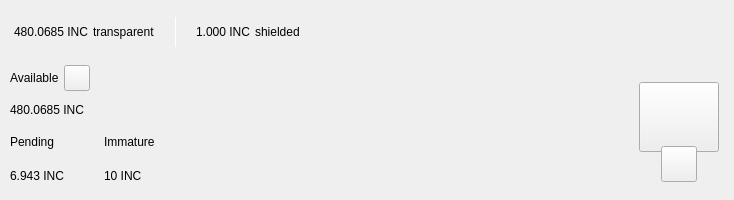
<?xml version="1.0" encoding="UTF-8"?>
<ui version="4.0">
 <class>TopBar</class>
 <widget class="QWidget" name="TopBar">
  <property name="geometry">
   <rect>
    <x>0</x>
    <y>0</y>
    <width>734</width>
    <height>200</height>
   </rect>
  </property>
  <property name="minimumSize">
   <size>
    <width>0</width>
    <height>200</height>
   </size>
  </property>
  <property name="maximumSize">
   <size>
    <width>16777215</width>
    <height>200</height>
   </size>
  </property>
  <property name="windowTitle">
   <string>Form</string>
  </property>
  <layout class="QVBoxLayout" name="verticalLayout_10" stretch="0">
   <property name="spacing">
    <number>0</number>
   </property>
   <property name="leftMargin">
    <number>0</number>
   </property>
   <property name="topMargin">
    <number>0</number>
   </property>
   <property name="rightMargin">
    <number>0</number>
   </property>
   <property name="bottomMargin">
    <number>0</number>
   </property>
   <item>
    <widget class="PFBorderImage" name="containerTop">
     <layout class="QVBoxLayout" name="verticalLayout_11">
      <property name="spacing">
       <number>0</number>
      </property>
      <property name="leftMargin">
       <number>0</number>
      </property>
      <property name="topMargin">
       <number>0</number>
      </property>
      <property name="rightMargin">
       <number>0</number>
      </property>
      <property name="bottomMargin">
       <number>0</number>
      </property>
      <item>
       <widget class="QWidget" name="top_container_2" native="true">
        <property name="minimumSize">
         <size>
          <width>0</width>
          <height>65</height>
         </size>
        </property>
        <layout class="QHBoxLayout" name="top_container">
         <property name="spacing">
          <number>0</number>
         </property>
         <property name="leftMargin">
          <number>14</number>
         </property>
         <property name="topMargin">
          <number>0</number>
         </property>
         <property name="rightMargin">
          <number>14</number>
         </property>
         <property name="bottomMargin">
          <number>0</number>
         </property>
         <item alignment="Qt::AlignVCenter">
          <widget class="QWidget" name="widgetTopAmount" native="true">
           <property name="sizePolicy">
            <sizepolicy hsizetype="Preferred" vsizetype="Maximum">
             <horstretch>0</horstretch>
             <verstretch>0</verstretch>
            </sizepolicy>
           </property>
           <layout class="QHBoxLayout" name="horizontalLayout_5">
            <property name="spacing">
             <number>5</number>
            </property>
            <property name="leftMargin">
             <number>0</number>
            </property>
            <property name="topMargin">
             <number>0</number>
            </property>
            <property name="rightMargin">
             <number>0</number>
            </property>
            <property name="bottomMargin">
             <number>0</number>
            </property>
            <item alignment="Qt::AlignTop">
             <widget class="QLabel" name="labelAmountTopInc">
              <property name="minimumSize">
               <size>
                <width>0</width>
                <height>36</height>
               </size>
              </property>
              <property name="styleSheet">
               <string notr="true">padding:0px;margin:0px;</string>
              </property>
              <property name="text">
               <string notr="true">480.0685 INC</string>
              </property>
             </widget>
            </item>
            <item>
             <widget class="QLabel" name="labelTrans">
              <property name="text">
               <string>transparent</string>
              </property>
             </widget>
            </item>
            <item>
             <spacer name="horizontalSpacer_11">
              <property name="orientation">
               <enum>Qt::Horizontal</enum>
              </property>
              <property name="sizeType">
               <enum>QSizePolicy::Fixed</enum>
              </property>
              <property name="sizeHint" stdset="0">
               <size>
                <width>15</width>
                <height>20</height>
               </size>
              </property>
             </spacer>
            </item>
            <item alignment="Qt::AlignVCenter">
             <widget class="QLabel" name="typeSpacerTop">
              <property name="minimumSize">
               <size>
                <width>1</width>
                <height>30</height>
               </size>
              </property>
              <property name="maximumSize">
               <size>
                <width>1</width>
                <height>30</height>
               </size>
              </property>
              <property name="styleSheet">
               <string notr="true">background-color:white;
padding:0px;
border:none;</string>
              </property>
              <property name="text">
               <string/>
              </property>
             </widget>
            </item>
            <item>
             <spacer name="horizontalSpacer_12">
              <property name="orientation">
               <enum>Qt::Horizontal</enum>
              </property>
              <property name="sizeType">
               <enum>QSizePolicy::Fixed</enum>
              </property>
              <property name="sizeHint" stdset="0">
               <size>
                <width>15</width>
                <height>20</height>
               </size>
              </property>
             </spacer>
            </item>
            <item alignment="Qt::AlignTop">
             <widget class="QLabel" name="labelAmountTopShieldedInc">
              <property name="minimumSize">
               <size>
                <width>0</width>
                <height>36</height>
               </size>
              </property>
              <property name="text">
               <string notr="true">1.000 INC</string>
              </property>
             </widget>
            </item>
            <item>
             <widget class="QLabel" name="labelShield">
              <property name="text">
               <string>shielded</string>
              </property>
             </widget>
            </item>
           </layout>
          </widget>
         </item>
         <item>
          <spacer name="horizontalSpacer">
           <property name="orientation">
            <enum>Qt::Horizontal</enum>
           </property>
           <property name="sizeHint" stdset="0">
            <size>
             <width>40</width>
             <height>20</height>
            </size>
           </property>
          </spacer>
         </item>
         <item>
          <layout class="QHBoxLayout" name="horizontalLayout_4">
           <property name="spacing">
            <number>12</number>
           </property>
           <property name="rightMargin">
            <number>0</number>
           </property>
           <item alignment="Qt::AlignRight">
            <widget class="QWidget" name="layoutSync" native="true">
             <property name="minimumSize">
              <size>
               <width>0</width>
               <height>36</height>
              </size>
             </property>
             <property name="maximumSize">
              <size>
               <width>16777215</width>
               <height>36</height>
              </size>
             </property>
             <layout class="QVBoxLayout" name="verticalLayout_9">
              <property name="leftMargin">
               <number>0</number>
              </property>
              <property name="topMargin">
               <number>0</number>
              </property>
              <property name="rightMargin">
               <number>0</number>
              </property>
              <property name="bottomMargin">
               <number>0</number>
              </property>
              <item>
               <widget class="ExpandableButton" name="pushButtonSync" native="true">
                <property name="minimumSize">
                 <size>
                  <width>36</width>
                  <height>36</height>
                 </size>
                </property>
                <property name="maximumSize">
                 <size>
                  <width>16777215</width>
                  <height>36</height>
                 </size>
                </property>
               </widget>
              </item>
             </layout>
            </widget>
           </item>
           <item>
            <widget class="ExpandableButton" name="pushButtonHDUpgrade" native="true">
             <property name="minimumSize">
              <size>
               <width>36</width>
               <height>36</height>
              </size>
             </property>
            </widget>
           </item>
           <item>
            <widget class="ExpandableButton" name="pushButtonStack" native="true">
             <property name="minimumSize">
              <size>
               <width>36</width>
               <height>36</height>
              </size>
             </property>
            </widget>
           </item>
           <item>
            <widget class="ExpandableButton" name="pushButtonColdStaking" native="true">
             <property name="minimumSize">
              <size>
               <width>36</width>
               <height>36</height>
              </size>
             </property>
            </widget>
           </item>
           <item>
            <widget class="ExpandableButton" name="pushButtonConnection" native="true">
             <property name="minimumSize">
              <size>
               <width>36</width>
               <height>36</height>
              </size>
             </property>
            </widget>
           </item>
           <item>
            <widget class="ExpandableButton" name="pushButtonTor" native="true">
             <property name="minimumSize">
              <size>
               <width>36</width>
               <height>36</height>
              </size>
             </property>
            </widget>
           </item>
           <item>
            <widget class="ExpandableButton" name="pushButtonLock" native="true">
             <property name="sizePolicy">
              <sizepolicy hsizetype="Expanding" vsizetype="Expanding">
               <horstretch>0</horstretch>
               <verstretch>0</verstretch>
              </sizepolicy>
             </property>
             <property name="minimumSize">
              <size>
               <width>36</width>
               <height>0</height>
              </size>
             </property>
            </widget>
           </item>
           <item>
            <widget class="ExpandableButton" name="pushButtonTheme" native="true">
             <property name="minimumSize">
              <size>
               <width>36</width>
               <height>36</height>
              </size>
             </property>
             <property name="maximumSize">
              <size>
               <width>16777215</width>
               <height>36</height>
              </size>
             </property>
            </widget>
           </item>
           <item>
            <widget class="ExpandableButton" name="pushButtonFAQ" native="true">
             <property name="minimumSize">
              <size>
               <width>36</width>
               <height>36</height>
              </size>
             </property>
            </widget>
           </item>
          </layout>
         </item>
        </layout>
       </widget>
      </item>
      <item>
       <widget class="QWidget" name="bottom_container" native="true">
        <property name="minimumSize">
         <size>
          <width>0</width>
          <height>135</height>
         </size>
        </property>
        <layout class="QHBoxLayout" name="botton_container">
         <property name="leftMargin">
          <number>10</number>
         </property>
         <property name="topMargin">
          <number>0</number>
         </property>
         <property name="rightMargin">
          <number>10</number>
         </property>
         <property name="bottomMargin">
          <number>10</number>
         </property>
         <item>
          <layout class="QVBoxLayout" name="verticalLayout_7">
           <property name="spacing">
            <number>0</number>
           </property>
           <property name="leftMargin">
            <number>0</number>
           </property>
           <property name="rightMargin">
            <number>30</number>
           </property>
           <item>
            <layout class="QVBoxLayout" name="verticalLayout_2">
             <item>
              <layout class="QHBoxLayout" name="horizontalLayoutContainerAvailable">
               <property name="spacing">
                <number>5</number>
               </property>
               <item>
                <widget class="QLabel" name="labelTitle1">
                 <property name="text">
                  <string>Available</string>
                 </property>
                </widget>
               </item>
               <item>
                <widget class="QPushButton" name="pushButtonBalanceInfo">
                 <property name="minimumSize">
                  <size>
                   <width>26</width>
                   <height>26</height>
                  </size>
                 </property>
                 <property name="maximumSize">
                  <size>
                   <width>26</width>
                   <height>26</height>
                  </size>
                 </property>
                 <property name="mouseTracking">
                  <bool>true</bool>
                 </property>
                 <property name="focusPolicy">
                  <enum>Qt::NoFocus</enum>
                 </property>
                 <property name="text">
                  <string notr="true"/>
                 </property>
                 <property name="iconSize">
                  <size>
                   <width>24</width>
                   <height>24</height>
                  </size>
                 </property>
                 <property name="shortcut">
                  <string notr="true"/>
                 </property>
                </widget>
               </item>
               <item>
                <spacer name="horizontalSpacer_4">
                 <property name="orientation">
                  <enum>Qt::Horizontal</enum>
                 </property>
                 <property name="sizeType">
                  <enum>QSizePolicy::MinimumExpanding</enum>
                 </property>
                 <property name="sizeHint" stdset="0">
                  <size>
                   <width>20</width>
                   <height>20</height>
                  </size>
                 </property>
                </spacer>
               </item>
              </layout>
             </item>
             <item>
              <widget class="QLabel" name="labelAmountInc">
               <property name="text">
                <string notr="true">480.0685 INC</string>
               </property>
              </widget>
             </item>
            </layout>
           </item>
           <item>
            <widget class="QWidget" name="container_imm_pend" native="true">
             <layout class="QHBoxLayout" name="horizontalLayout_2">
              <property name="spacing">
               <number>0</number>
              </property>
              <property name="leftMargin">
               <number>0</number>
              </property>
              <property name="topMargin">
               <number>0</number>
              </property>
              <property name="rightMargin">
               <number>0</number>
              </property>
              <property name="bottomMargin">
               <number>0</number>
              </property>
              <item alignment="Qt::AlignLeft">
               <widget class="QWidget" name="container_pending" native="true">
                <property name="sizePolicy">
                 <sizepolicy hsizetype="Minimum" vsizetype="Preferred">
                  <horstretch>0</horstretch>
                  <verstretch>0</verstretch>
                 </sizepolicy>
                </property>
                <layout class="QVBoxLayout" name="verticalLayout_3">
                 <property name="leftMargin">
                  <number>0</number>
                 </property>
                 <property name="topMargin">
                  <number>0</number>
                 </property>
                 <property name="rightMargin">
                  <number>0</number>
                 </property>
                 <property name="bottomMargin">
                  <number>0</number>
                 </property>
                 <item>
                  <widget class="QLabel" name="labelTitle3">
                   <property name="text">
                    <string>Pending</string>
                   </property>
                  </widget>
                 </item>
                 <item>
                  <widget class="QLabel" name="labelPendingInc">
                   <property name="text">
                    <string notr="true">6.943 INC</string>
                   </property>
                  </widget>
                 </item>
                </layout>
               </widget>
              </item>
              <item>
               <spacer name="horizontalSpacer_3">
                <property name="orientation">
                 <enum>Qt::Horizontal</enum>
                </property>
                <property name="sizeType">
                 <enum>QSizePolicy::Fixed</enum>
                </property>
                <property name="sizeHint" stdset="0">
                 <size>
                  <width>40</width>
                  <height>20</height>
                 </size>
                </property>
               </spacer>
              </item>
              <item alignment="Qt::AlignLeft">
               <widget class="QWidget" name="container_immature" native="true">
                <property name="sizePolicy">
                 <sizepolicy hsizetype="Minimum" vsizetype="Preferred">
                  <horstretch>0</horstretch>
                  <verstretch>0</verstretch>
                 </sizepolicy>
                </property>
                <layout class="QVBoxLayout" name="verticalLayout_4">
                 <property name="leftMargin">
                  <number>0</number>
                 </property>
                 <property name="topMargin">
                  <number>0</number>
                 </property>
                 <property name="rightMargin">
                  <number>0</number>
                 </property>
                 <property name="bottomMargin">
                  <number>0</number>
                 </property>
                 <item>
                  <widget class="QLabel" name="labelTitle4">
                   <property name="text">
                    <string>Immature</string>
                   </property>
                  </widget>
                 </item>
                 <item>
                  <widget class="QLabel" name="labelImmatureInc">
                   <property name="text">
                    <string notr="true">10 INC</string>
                   </property>
                  </widget>
                 </item>
                </layout>
               </widget>
              </item>
              <item>
               <spacer name="horizontalSpacer_5">
                <property name="orientation">
                 <enum>Qt::Horizontal</enum>
                </property>
                <property name="sizeHint" stdset="0">
                 <size>
                  <width>40</width>
                  <height>20</height>
                 </size>
                </property>
               </spacer>
              </item>
             </layout>
            </widget>
           </item>
          </layout>
         </item>
         <item>
          <spacer name="horizontalSpacer_2">
           <property name="orientation">
            <enum>Qt::Horizontal</enum>
           </property>
           <property name="sizeHint" stdset="0">
            <size>
             <width>40</width>
             <height>20</height>
            </size>
           </property>
          </spacer>
         </item>
         <item alignment="Qt::AlignHCenter|Qt::AlignVCenter">
          <widget class="QWidget" name="qrContainer" native="true">
           <property name="sizePolicy">
            <sizepolicy hsizetype="Preferred" vsizetype="Minimum">
             <horstretch>0</horstretch>
             <verstretch>0</verstretch>
            </sizepolicy>
           </property>
           <property name="minimumSize">
            <size>
             <width>90</width>
             <height>110</height>
            </size>
           </property>
           <property name="maximumSize">
            <size>
             <width>90</width>
             <height>110</height>
            </size>
           </property>
           <layout class="QVBoxLayout" name="containerQR">
            <property name="spacing">
             <number>0</number>
            </property>
            <property name="leftMargin">
             <number>5</number>
            </property>
            <property name="topMargin">
             <number>10</number>
            </property>
            <property name="rightMargin">
             <number>5</number>
            </property>
            <property name="bottomMargin">
             <number>0</number>
            </property>
            <item>
             <widget class="QPushButton" name="btnQr">
              <property name="minimumSize">
               <size>
                <width>70</width>
                <height>70</height>
               </size>
              </property>
              <property name="maximumSize">
               <size>
                <width>16777215</width>
                <height>70</height>
               </size>
              </property>
              <property name="focusPolicy">
               <enum>Qt::NoFocus</enum>
              </property>
              <property name="text">
               <string/>
              </property>
              <property name="iconSize">
               <size>
                <width>70</width>
                <height>70</height>
               </size>
              </property>
             </widget>
            </item>
            <item>
             <spacer name="verticalSpacer">
              <property name="orientation">
               <enum>Qt::Vertical</enum>
              </property>
              <property name="sizeType">
               <enum>QSizePolicy::Fixed</enum>
              </property>
              <property name="sizeHint" stdset="0">
               <size>
                <width>20</width>
                <height>20</height>
               </size>
              </property>
             </spacer>
            </item>
            <item alignment="Qt::AlignHCenter|Qt::AlignBottom">
             <widget class="QPushButton" name="pushButtonQR">
              <property name="minimumSize">
               <size>
                <width>36</width>
                <height>36</height>
               </size>
              </property>
              <property name="maximumSize">
               <size>
                <width>36</width>
                <height>36</height>
               </size>
              </property>
              <property name="focusPolicy">
               <enum>Qt::NoFocus</enum>
              </property>
              <property name="text">
               <string/>
              </property>
             </widget>
            </item>
           </layout>
          </widget>
         </item>
        </layout>
       </widget>
      </item>
     </layout>
    </widget>
   </item>
  </layout>
 </widget>
 <customwidgets>
  <customwidget>
   <class>ExpandableButton</class>
   <extends>QWidget</extends>
   <header>qt/infincoin/expandablebutton.h</header>
   <container>1</container>
  </customwidget>
  <customwidget>
   <class>PFBorderImage</class>
   <extends>QFrame</extends>
   <header>qt/infincoin/pfborderimage.h</header>
   <container>1</container>
  </customwidget>
 </customwidgets>
 <resources/>
 <connections/>
</ui>
